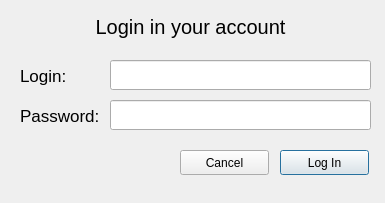
<?xml version="1.0" encoding="UTF-8"?>
<ui version="4.0">
 <class>Dialog</class>
 <widget class="QDialog" name="Dialog">
  <property name="windowModality">
   <enum>Qt::WindowModal</enum>
  </property>
  <property name="geometry">
   <rect>
    <x>0</x>
    <y>0</y>
    <width>385</width>
    <height>203</height>
   </rect>
  </property>
  <property name="windowTitle">
   <string>Dialog</string>
  </property>
  <widget class="QPushButton" name="cancelButton">
   <property name="geometry">
    <rect>
     <x>180</x>
     <y>150</y>
     <width>89</width>
     <height>25</height>
    </rect>
   </property>
   <property name="text">
    <string>Cancel</string>
   </property>
   <property name="autoDefault">
    <bool>false</bool>
   </property>
  </widget>
  <widget class="QPushButton" name="logInButton">
   <property name="geometry">
    <rect>
     <x>280</x>
     <y>150</y>
     <width>89</width>
     <height>25</height>
    </rect>
   </property>
   <property name="text">
    <string>Log In</string>
   </property>
  </widget>
  <widget class="QLabel" name="loginField">
   <property name="geometry">
    <rect>
     <x>20</x>
     <y>60</y>
     <width>81</width>
     <height>31</height>
    </rect>
   </property>
   <property name="font">
    <font>
     <pointsize>13</pointsize>
    </font>
   </property>
   <property name="text">
    <string>Login:</string>
   </property>
  </widget>
  <widget class="QLabel" name="passwordField">
   <property name="geometry">
    <rect>
     <x>20</x>
     <y>100</y>
     <width>81</width>
     <height>31</height>
    </rect>
   </property>
   <property name="font">
    <font>
     <pointsize>13</pointsize>
    </font>
   </property>
   <property name="text">
    <string>Password:</string>
   </property>
  </widget>
  <widget class="QLineEdit" name="loginLine">
   <property name="geometry">
    <rect>
     <x>110</x>
     <y>60</y>
     <width>261</width>
     <height>30</height>
    </rect>
   </property>
  </widget>
  <widget class="QLineEdit" name="passwordLine">
   <property name="geometry">
    <rect>
     <x>110</x>
     <y>100</y>
     <width>261</width>
     <height>30</height>
    </rect>
   </property>
  </widget>
  <widget class="QLabel" name="dialogText">
   <property name="geometry">
    <rect>
     <x>0</x>
     <y>6</y>
     <width>381</width>
     <height>41</height>
    </rect>
   </property>
   <property name="font">
    <font>
     <pointsize>15</pointsize>
    </font>
   </property>
   <property name="text">
    <string>Login in your account</string>
   </property>
   <property name="alignment">
    <set>Qt::AlignCenter</set>
   </property>
  </widget>
 </widget>
 <resources/>
 <connections>
  <connection>
   <sender>logInButton</sender>
   <signal>clicked()</signal>
   <receiver>Dialog</receiver>
   <slot>accept()</slot>
   <hints>
    <hint type="sourcelabel">
     <x>324</x>
     <y>162</y>
    </hint>
    <hint type="destinationlabel">
     <x>192</x>
     <y>101</y>
    </hint>
   </hints>
  </connection>
  <connection>
   <sender>cancelButton</sender>
   <signal>clicked()</signal>
   <receiver>Dialog</receiver>
   <slot>reject()</slot>
   <hints>
    <hint type="sourcelabel">
     <x>224</x>
     <y>162</y>
    </hint>
    <hint type="destinationlabel">
     <x>192</x>
     <y>101</y>
    </hint>
   </hints>
  </connection>
 </connections>
</ui>
